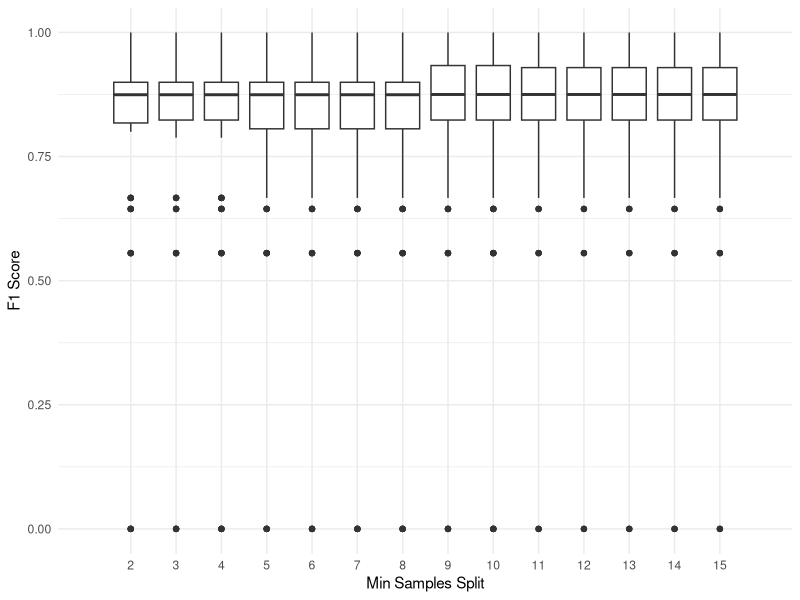
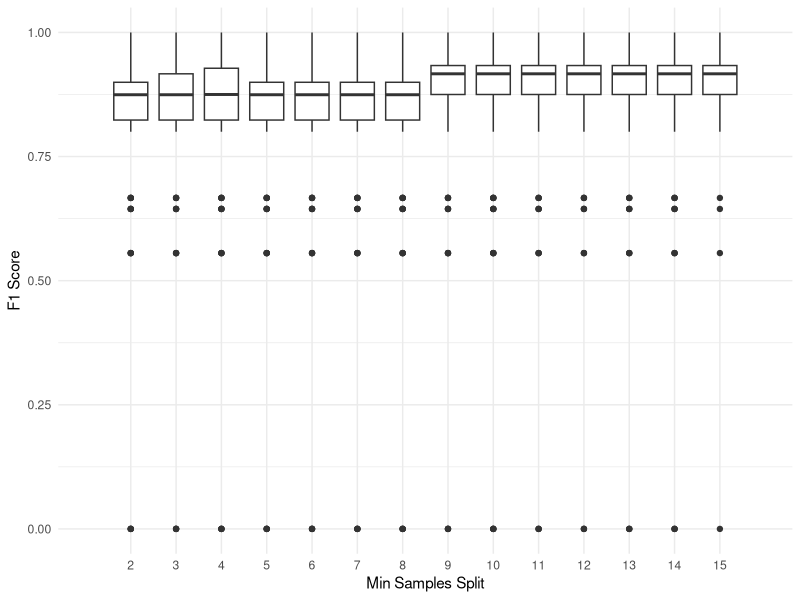
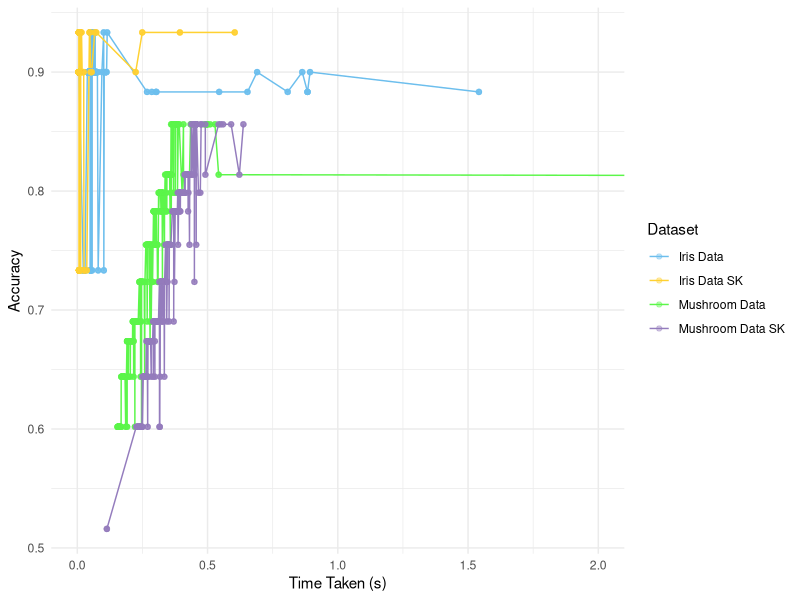
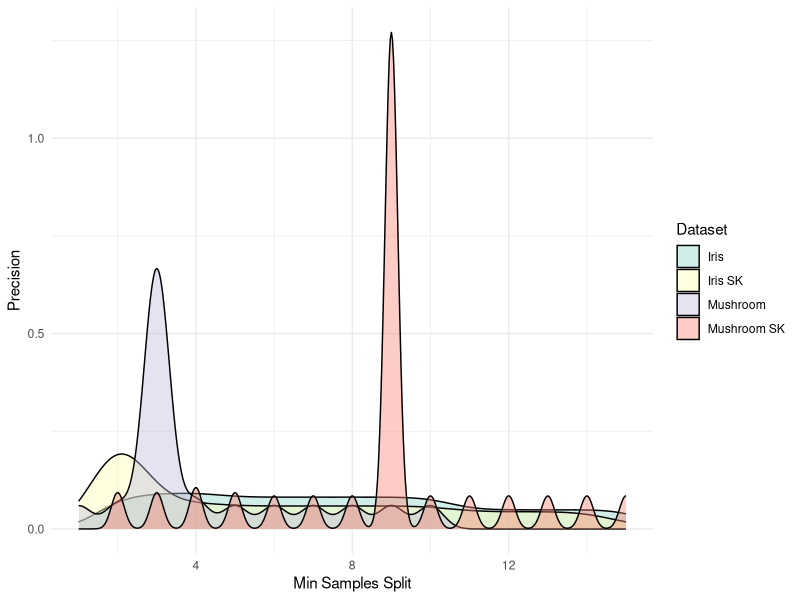
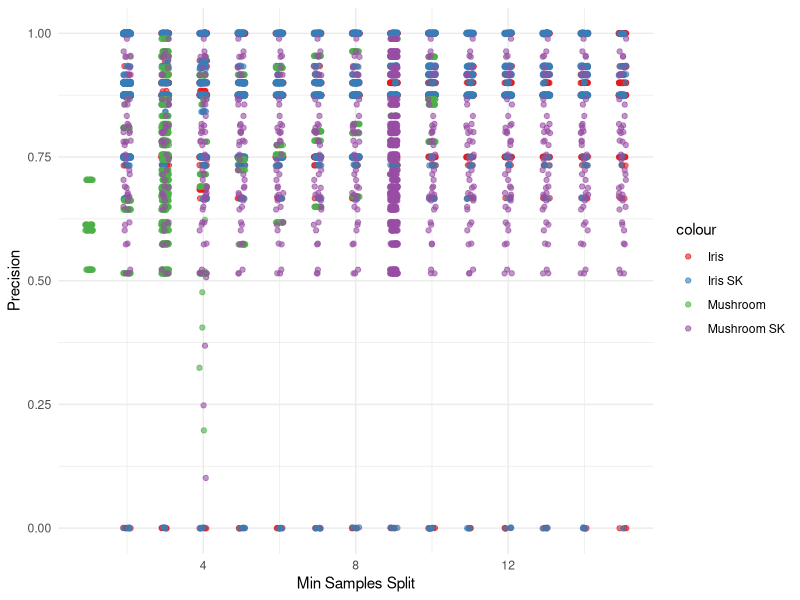
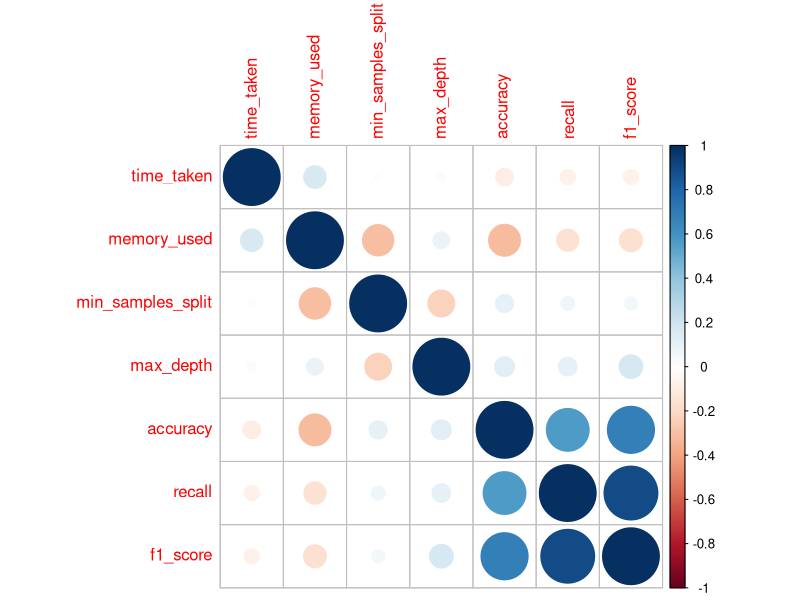

Reproduce these figures in R, in order.
## ---- chunk 1
if(!('tidyverse'%in%installed.packages()))install.packages('tidyverse') 
if(!('Metrics'%in%installed.packages())) install.packages('Metrics') 
if(!('ggplot2'%in%installed.packages())) install.packages('ggplot2')
if(!('here'%in%installed.packages())) install.packages('here')
if(!('grid'%in%installed.packages())) install.packages('grid')
if(!('gridExtra'%in%installed.packages())) install.packages('gridExtra')
if(!('RColorBrewer'%in%installed.packages())) install.packages('RColorBrewer')
if(!('corrplot'%in%installed.packages())) install.packages('corrplot')

library(tidyverse)
library(Metrics)
library(ggplot2)
library(here)
library(grid)
library(gridExtra)
library(RColorBrewer)
library(corrplot)

irisData <- read.csv(here("irisClassifier.csv")) %>% na.omit() %>%  filter(!if_any(everything(), ~ . %in% c('Iris-setosa', 'Iris-versicolor', 'Iris-virginica', 'macro avg', 'weighted avg')))
irisDataSK <- read.csv(here("irisSKLearn.csv")) %>% na.omit() %>%  filter(!if_any(everything(), ~ . %in% c('Iris-setosa', 'Iris-versicolor', 'Iris-virginica', 'macro avg', 'weighted avg')))

mushroomData <- read.csv(here("mushroomClassifier.csv")) %>% na.omit()
mushroomDataSK <- read.csv(here("mushroomSKLearn.csv"))
## ---- chunk 2
irisBoxplot <- ggplot(data = irisData, aes(x = factor(min_samples_split), y = f1_score)) + 
  geom_boxplot() + theme_minimal() + coord_cartesian(xlim = c(0, 15), ylim = c(0, 1)) +
  labs(x = "Min Samples Split", y = "F1 Score")

irisSKBoxplot <- ggplot(data = irisDataSK, aes(x = factor(min_samples_split), y = f1_score)) + geom_boxplot() + theme_minimal() + coord_cartesian(xlim = c(0, 15), ylim = c(0, 1)) +
labs(x = "Min Samples Split", y = "F1 Score")
## ---- chunk 3
irisBoxplot
irisSKBoxplot
## ---- chunk 4
irisData$dataset <- "Iris Data"
irisDataSK$dataset <- "Iris Data SK"
mushroomData$dataset <- "Mushroom Data"
mushroomDataSK$dataset <- "Mushroom Data SK"

allData <- rbind(irisData, irisDataSK, mushroomData, mushroomDataSK)

ggplot(allData, aes(x = time_taken, y = accuracy, colour = dataset, group = dataset)) +
  geom_line(linewidth = .5) +  
  geom_point(size = 1.5, alpha = 0.4) +  
  labs(x = "Time Taken (s)", y = "Accuracy") +
  scale_colour_manual(name = "Dataset", values = c("Iris Data" = "#6CBEED", 
                                                  "Iris Data SK" = "#FFD131", 
                                                  "Mushroom Data" = "#5CF64A", 
                                                  "Mushroom Data SK" = "#947CBD")) +
  theme_minimal() + coord_cartesian(xlim = c(0, 2))
## ---- chunk 5
distinctColours <- brewer.pal(6, "Set3") 


allDataPlot <- ggplot() + 
  geom_density(data = irisData, aes(x = min_samples_split, fill = "Iris"), alpha = 0.4) +
  geom_density(data = irisDataSK, aes(x = min_samples_split, fill = "Iris SK"), alpha = 0.4) +
  geom_density(data = mushroomData, aes(x = min_samples_split, fill = "Mushroom"), alpha = 0.4) +
  geom_density(data = mushroomDataSK, aes(x = min_samples_split, fill = "Mushroom SK"), alpha = 0.4) +
  labs( x = "Min Samples Split", y = "Precision", 
       colour = "Dataset", fill = "Dataset") +
  theme_minimal() +
  scale_colour_manual(values = distinctColours) +
  scale_fill_manual(values = distinctColours)

print(allDataPlot)
## ---- chunk 6
distinctColours2 = brewer.pal(6, "Set1") 

scatterPlot <- ggplot() +
  geom_jitter(data = irisData, aes(x = min_samples_split, y = recall, color = "Iris"), alpha = 0.6, width = 0.1) +
  geom_jitter(data = irisDataSK, aes(x = min_samples_split, y = recall, color = "Iris SK"), alpha = 0.6, width = 0.1) +
  geom_jitter(data = mushroomData, aes(x = min_samples_split, y = recall, color = "Mushroom"), alpha = 0.6, width = 0.1) +
  geom_jitter(data = mushroomDataSK, aes(x = min_samples_split, y = recall, color = "Mushroom SK"), alpha = 0.6, width = 0.1) +
  labs(x = "Min Samples Split", y = "Precision") +
  theme_minimal() +
  scale_color_manual(values = distinctColours2)

print(scatterPlot)
## ---- chunk 7
numericCols <- allData %>% select(-dataset) %>% summarise_all((list(mean= ~mean(.), sd = ~sd(.))))
numericCols <- numericCols %>%
  pivot_longer(cols = everything(), 
               names_to = c("variable", "statistic"), 
               names_pattern = "(.*)_(.*)", 
               values_to = "value")

corMatrix <- cor(allData %>% select_if(is.numeric))
## ---- chunk 8
corrplot(corMatrix, method='circle', order='hclust')
## ---- chunk 9
lmModel <- lm(accuracy ~ min_samples_split + max_depth + time_taken + memory_used, data = allData)

lmVis <- ggplot(allData, aes(x = min_samples_split, y = accuracy)) + 
  geom_point(aes(color = accuracy), size = 3, alpha = 0.7) + 
  geom_smooth(method = "lm", color = "red", se = TRUE) + 
  labs(x = "Min Samples Split", 
       y = "Accuracy") +
  theme_minimal() +  
  theme(legend.position = "none")  
## ---- chunk 10
medianVal <- allData %>% select(-dataset) %>% summarise_all(median)

anovaIris <- aov(f1_score ~ min_samples_split, data=irisData)
anovaIrisAcc <- aov(accuracy ~ min_samples_split, data=irisData)
anovaIrisSK <- aov(f1_score ~ min_samples_split, data=irisDataSK)
anovaIrisSKAcc <- aov(accuracy ~ min_samples_split, data=irisDataSK)

anovaMushroom <- aov(f1_score ~ min_samples_split, data=mushroomData)
anovaMushroomAcc <- aov(accuracy ~ min_samples_split, data=mushroomData)
anovaMushroomSK <- aov(f1_score ~ min_samples_split, data=mushroomDataSK)
anovaMushroomSKAcc <- aov(accuracy ~ min_samples_split, data=mushroomDataSK)

anovaAcc <- aov(accuracy ~ dataset, data = allData)
anovaF1 <- aov(f1_score ~ dataset, data = allData)
## ---- chunk 11
summaries <- list(
  anovaAcc = summary(anovaAcc),
  anovaF1 = summary(anovaF1),
  anovaIris = summary(anovaIris),
  anovaIrisAcc = summary(anovaIrisAcc),
  anovaIrisSK = summary(anovaIrisSK),
  anovaIrisSKAcc = summary(anovaIrisSKAcc),
  anovaMushroom = summary(anovaMushroom),
  anovaMushroomAcc = summary(anovaMushroomAcc),
  anovaMushroomSK = summary(anovaMushroomSK),
  anovaMushroomSKAcc = summary(anovaMushroomSKAcc)
)

summaries
